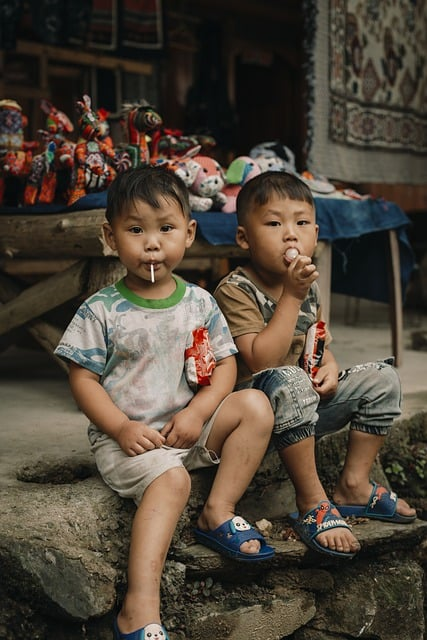
#> input picture aiworks/source/children.jpg, 427 x 640 px
$ jupyter execute '얼굴인식.ipynb'
#> lines starting #> are read from the running program, lines starting #| are printed output that depends on the picture; after the words box and inside, x2 and y2 are one past the last pixel; in counts of white or black regions, pixels touching at a corner belong together
[cell 1]
import cv2

img = cv2.imread("./source/children.jpg")
#> img is the input picture: shape (640, 427, 3); mean B, G, R 56.8, 69.1, 79.1

# 이미지를 흑백으로 변환
img_gray = cv2.cvtColor(img, cv2.COLOR_BGR2GRAY)
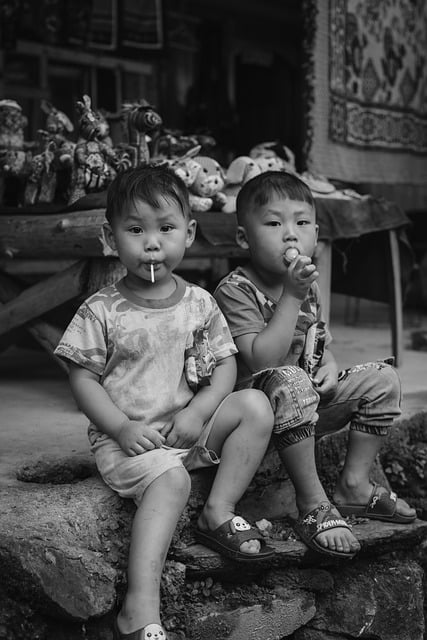
#> img_gray: shape (640, 427); min 0, max 253, mean 70.7

# 가중치 파일경로
cascade_file = "haarcascade_frontalface_alt.xml"

#모델 불러오기
face_cascade = cv2.CascadeClassifier(cascade_file)

# 1.3 - 30%(비율을 반복적으로 줄여감)
# 4 - 검출 회수
#  detectMultiScale - 객체 탐지 메서드
faces = face_cascade.detectMultiScale(img_gray, 1.3, 4)
#> faces = [[255, 194, 70, 70], [113, 197, 80, 80]]

# 얼굴 인식 사각형(rectangle) - x(좌표), y(좌표), w(너비), h(높이), 색상, 두께
for (x, y, w, h) in faces:
    img = cv2.rectangle(img, (x, y), (x + w, y + h), (255, 0, 0), 3)
#> this loop made 2 passes
#> pass 1, `img = cv2.rectangle(img, (x, y), (x + w, y + h), (255, 0, 0), 3)`:
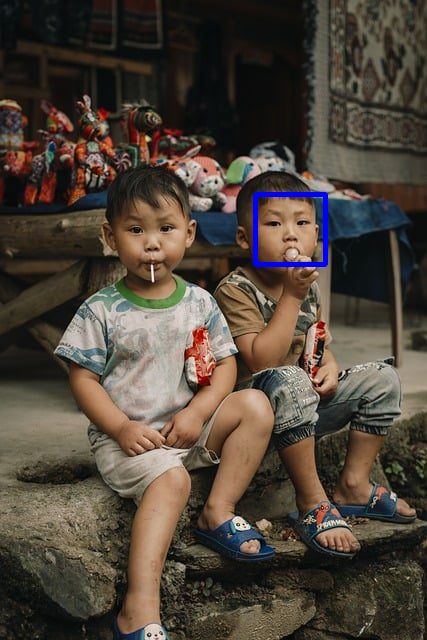
#> img: shape (640, 427, 3); 0.51% of pixels changed, all inside (x1, y1, x2, y2) = (253, 192, 328, 267)
#> pass 2, `img = cv2.rectangle(img, (x, y), (x + w, y + h), (255, 0, 0), 3)`:
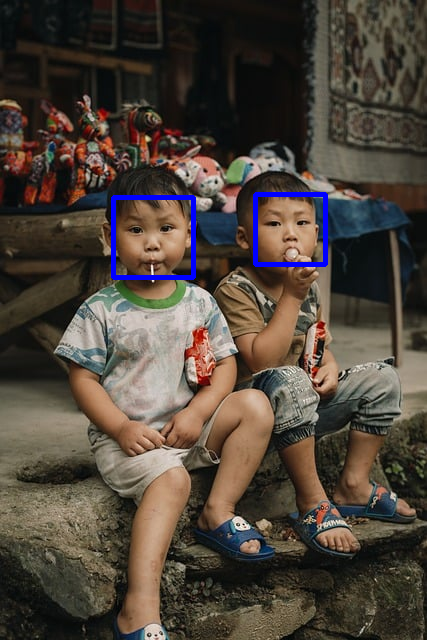
#> img: shape (640, 427, 3); 0.58% of pixels changed, all inside (x1, y1, x2, y2) = (111, 195, 196, 280)

cv2.imshow('child', img)
cv2.waitKey(0)
cv2.destroyAllWindows()
